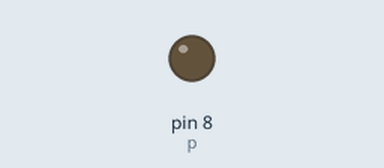
Bench run of a program on a simulated Raspberry Pi (header pin numbers). Shown: output pins drawn as LEDs (lit = HIGH).

Above: at 0.05 s.
At 0.95 s:
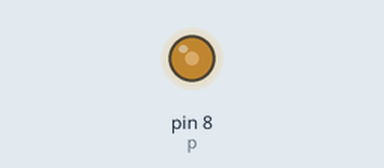
At 1.9 s:
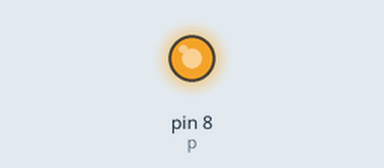
At 3.8 s:
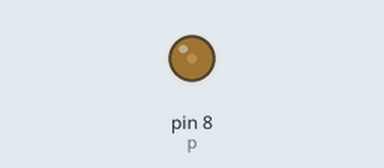
Timing chart, 0 to 5.5 s (numbered marks = the images above):
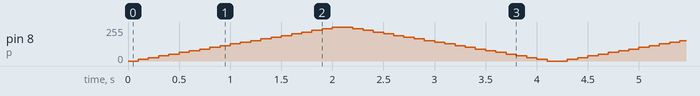

The program:

pwm_gpio_LED.py
```python
import time
import RPi.GPIO as GPIO
GPIO.setmode(GPIO.BOARD) # GPIO.setmode(GPIO.BOARD)是指定電路板上pin number
#GPIO.setmode(GPIO.BCM) # BCM number
GPIO.setup(8, GPIO.OUT)  # physical number = 8

p = GPIO.PWM(8, 50)  # channel=8(上面設的輸出num) frequency=50Hz
#可以將frquency改成5、30、100
#頻率愈低愈能看到燈泡閃爍(pulse間格明顯)
#頻率愈高會看到燈泡很順的變亮變暗(看不到間隔)
p.start(0)
# dc = duty cycle,每次迴圈增加5，到最亮時再減5，LED會從最暗到最亮再到最暗
try:
    while 1:
        for dc in range(0, 101, 5): # 0到100，++5
            p.ChangeDutyCycle(dc)
            time.sleep(0.1) #間隔為0.1秒，改大(0.5)會看到明顯間格，改小(0.1)會看到燈泡閃爍
        for dc in range(100, -1, -5): # 100到0，--5
            p.ChangeDutyCycle(dc)
            time.sleep(0.1)
except KeyboardInterrupt:
    pass
p.stop() #斷電
GPIO.cleanup() # clean up all the ports you’ve used in the current program. 
```
